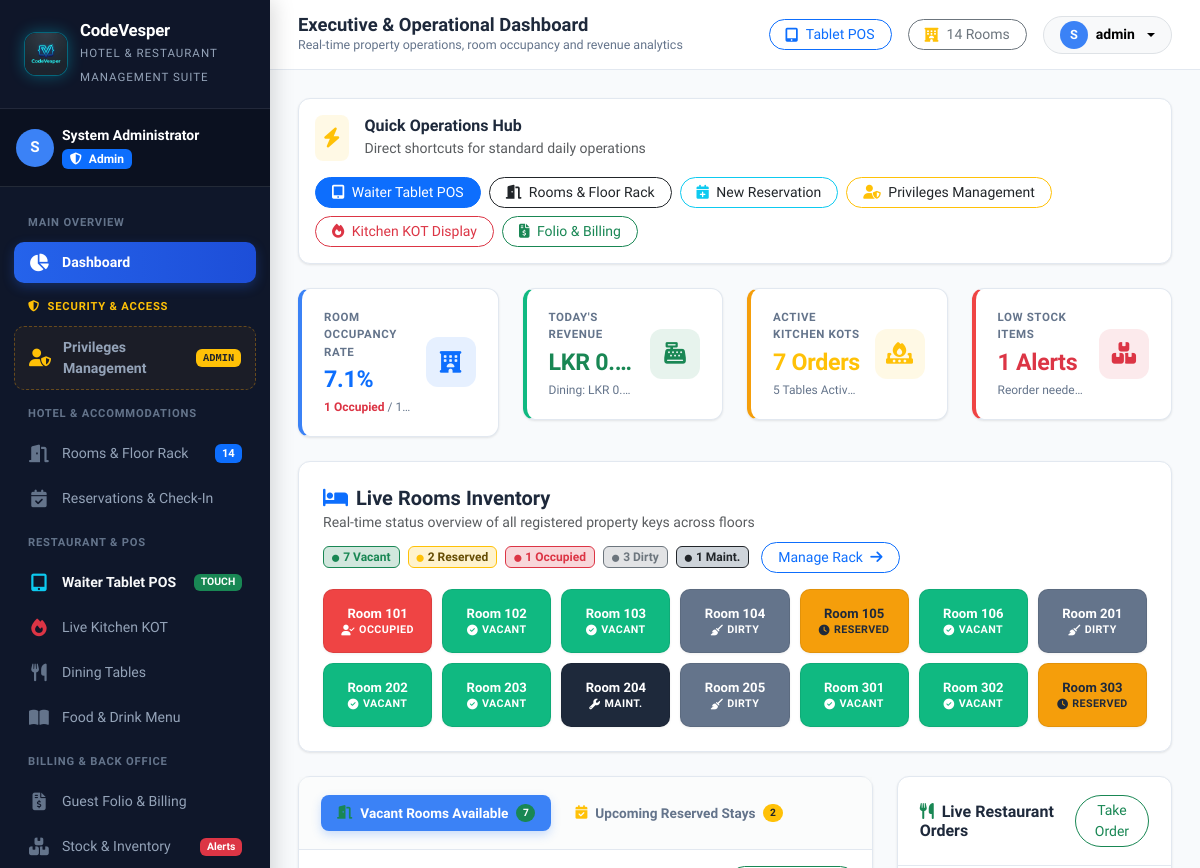
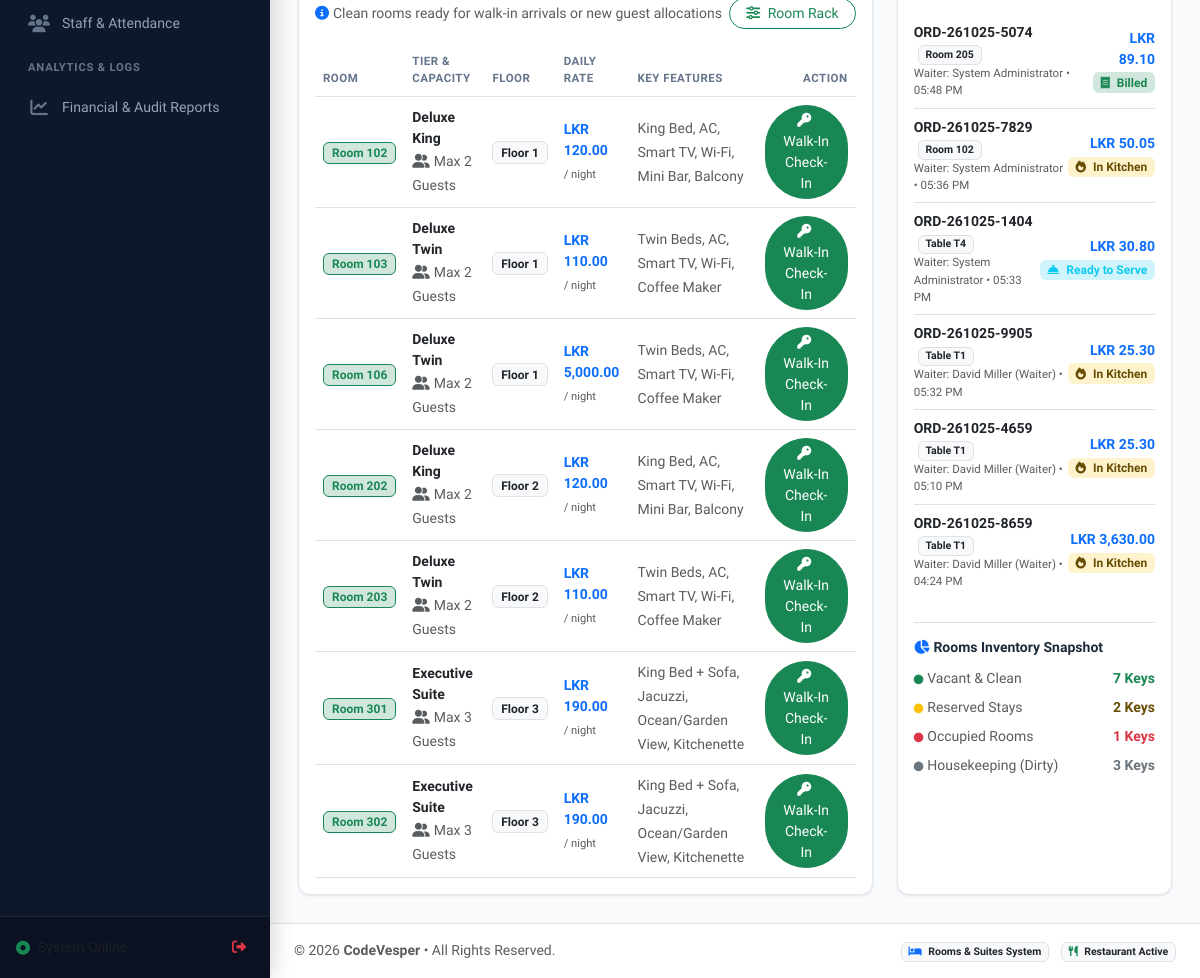
/dashboard.php (signed in), run on an earlier commit of the app's database (2 pictures, top to bottom).
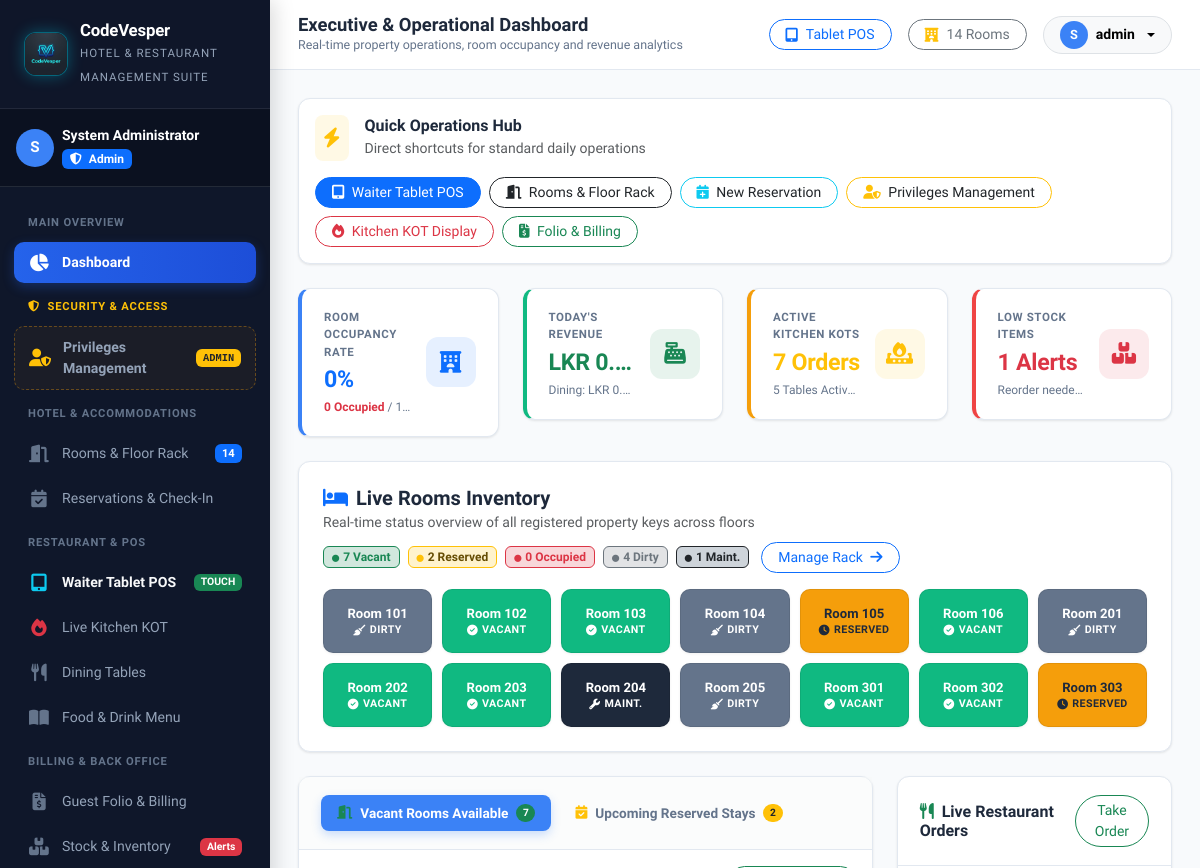
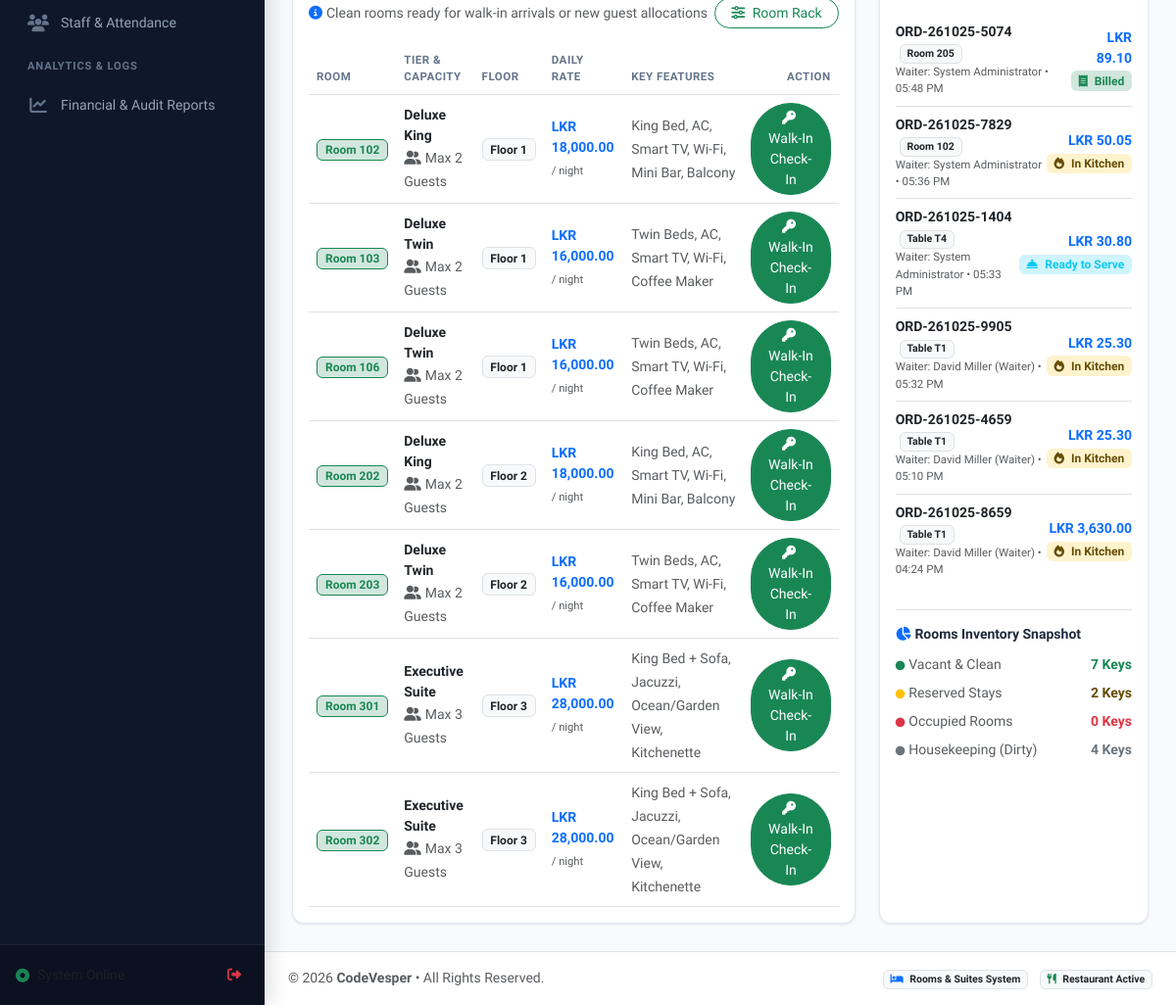
And on a later commit of the database (2 pictures, top to bottom).
### tables this page shows
CREATE TABLE `rooms` (
  `id` int NOT NULL AUTO_INCREMENT,
  `room_number` varchar(10) NOT NULL,
  `room_type_id` int NOT NULL,
  `floor` int NOT NULL,
  `status` enum('vacant','reserved','occupied','dirty','maintenance') DEFAULT 'vacant',
  `daily_rate` decimal(10,2) NOT NULL,
  `notes` varchar(255) DEFAULT NULL,
  PRIMARY KEY (`id`)  ,
  UNIQUE KEY `room_number` (`room_number`),
  KEY `room_type_id` (`room_type_id`),
  CONSTRAINT `rooms_ibfk_1` FOREIGN KEY (`room_type_id`) REFERENCES `room_types` (`id`)
);

CREATE TABLE `room_types` (
  `id` int NOT NULL AUTO_INCREMENT,
  `name` varchar(50) NOT NULL,
  `code` varchar(10) NOT NULL,
  `base_price` decimal(10,2) NOT NULL,
  `capacity` int DEFAULT '2',
  `amenities` text DEFAULT NULL,
  `description` text DEFAULT NULL,
  PRIMARY KEY (`id`)  ,
  UNIQUE KEY `code` (`code`)
);

### includes/functions.php (called while the page is built, shortened)
<?php
function formatMoney($amount): string {
    $symbol = defined('APP_CURRENCY') ? APP_CURRENCY : 'LKR ';
    return $symbol . number_format((float)$amount, 2);
}

### dashboard.php (the view, shortened to what the changed rows need)
<?php
require_once __DIR__ . '/includes/header.php';
$db = getDbConnection();
$roomCounts = $db->query("
    SELECT status, COUNT(*) as count
    FROM rooms
    GROUP BY status
")->fetchAll(PDO::FETCH_KEY_PAIR);
$totalRooms = (int)$db->query("SELECT COUNT(*) FROM rooms")->fetchColumn();
$occupiedRooms = $roomCounts['occupied'] ?? 0;
$vacantRooms = $roomCounts['vacant'] ?? 0;
$reservedRooms = $roomCounts['reserved'] ?? 0;
$dirtyRooms = $roomCounts['dirty'] ?? 0;
$maintenanceRooms = $roomCounts['maintenance'] ?? 0;
$occupancyRate = ($totalRooms > 0) ? round(($occupiedRooms / $totalRooms) * 100, 1) : 0;
$vacantRoomsList = $db->query("
    SELECT r.*, rt.name as type_name, rt.code as type_code, rt.capacity, rt.amenities
    FROM rooms r
    JOIN room_types rt ON r.room_type_id = rt.id
    WHERE r.status = 'vacant'
    ORDER BY r.floor ASC, r.room_number ASC
")->fetchAll();
?>
<div class="row g-4 mb-4">
    <div class="col-12 col-sm-6 col-xl-3">
        <div class="stat-card stat-primary">
            <div class="stat-content">
                <div class="stat-label">Room Occupancy Rate</div>
                <div class="stat-number text-primary"><?= $occupancyRate ?>%</div>
                <div class="stat-subtext">
                    <span class="text-danger fw-bold"><?= $occupiedRooms ?> Occupied</span> / <?= $totalRooms ?> Total Keys
                </div>
            </div>
        </div>
    </div>
</div>
<div class="card-custom p-4 mb-4">
    <div class="d-flex flex-wrap justify-content-between align-items-center gap-2 mb-3">
        <div class="d-flex flex-wrap align-items-center gap-2">
            <span class="badge bg-success-subtle text-success border border-success px-2 py-1">
                <i class="fa-solid fa-circle text-success me-1" style="font-size: 0.45rem; vertical-align: middle;"></i><?= $vacantRooms ?> Vacant
            </span>
            <span class="badge bg-warning-subtle text-warning-emphasis border border-warning px-2 py-1">
                <i class="fa-solid fa-circle text-warning me-1" style="font-size: 0.45rem; vertical-align: middle;"></i><?= $reservedRooms ?> Reserved
            </span>
            <span class="badge bg-danger-subtle text-danger border border-danger px-2 py-1">
                <i class="fa-solid fa-circle text-danger me-1" style="font-size: 0.45rem; vertical-align: middle;"></i><?= $occupiedRooms ?> Occupied
            </span>
            <span class="badge bg-secondary-subtle text-secondary border border-secondary px-2 py-1">
                <i class="fa-solid fa-circle text-secondary me-1" style="font-size: 0.45rem; vertical-align: middle;"></i><?= $dirtyRooms ?> Dirty
            </span>
            <?php if ($maintenanceRooms > 0): ?>
            <span class="badge bg-dark-subtle text-dark border border-dark px-2 py-1">
                <i class="fa-solid fa-circle text-dark me-1" style="font-size: 0.45rem; vertical-align: middle;"></i><?= $maintenanceRooms ?> Maint.
            </span>
            <?php endif; ?>
            <a href="rooms.php" class="btn btn-sm btn-outline-primary rounded-pill px-3 ms-1">
                Manage Rack <i class="fa-solid fa-arrow-right ms-1"></i>
            </a>
        </div>
    </div>
    <div class="live-room-grid">
        <?php
        $allRoomsQuery = $db->query("SELECT id, room_number, status, floor, daily_rate FROM rooms ORDER BY floor ASC, room_number ASC")->fetchAll();
        foreach ($allRoomsQuery as $r):
            $status = $r['status'];
            $icon = 'circle-check';
            $label = 'Vacant';
            if ($status === 'occupied') { $icon = 'user-check'; $label = 'Occupied'; }
            elseif ($status === 'reserved') { $icon = 'clock'; $label = 'Reserved'; }
            elseif ($status === 'dirty') { $icon = 'broom'; $label = 'Dirty'; }
            elseif ($status === 'maintenance') { $icon = 'wrench'; $label = 'Maint.'; }
        ?>
        <a href="rooms.php" class="live-room-pill status-<?= $status ?>" title="<?= htmlspecialchars($r['room_number']) ?> - <?= ucfirst($status) ?> (Floor <?= $r['floor'] ?>)">
            <div class="live-room-pill-num"><?= htmlspecialchars($r['room_number']) ?></div>
            <div class="live-room-pill-status">
                <i class="fa-solid fa-<?= $icon ?>"></i>
                <span><?= $label ?></span>
            </div>
        </a>
        <?php endforeach; ?>
    </div>
</div>
<div class="row g-4">
    <div class="col-12 col-xl-8">
        <div class="card-custom h-100">
            <div class="p-3">
                <div class="tab-content" id="operationalTabsContent">
                    <div class="tab-pane fade show active" id="vacant-pane" role="tabpanel">
                        <div class="table-responsive">
                            <table class="table table-hover align-middle mb-0">
                                <thead>
                                    <tr>
                                        <th>Room</th>
                                        <th>Tier & Capacity</th>
                                        <th>Floor</th>
                                        <th>Daily Rate</th>
                                        <th>Key Features</th>
                                        <th class="text-end">Action</th>
                                    </tr>
                                </thead>
                                <tbody>
                                    <?php if (empty($vacantRoomsList)): ?>
                                        <tr>
                                            <td colspan="6" class="text-center text-muted py-4">
                                                <i class="fa-solid fa-bed fs-3 d-block mb-2 text-secondary opacity-50"></i>
                                                All rooms are currently occupied, reserved, or undergoing cleaning.
                                            </td>
                                        </tr>
                                    <?php else: ?>
                                        <?php foreach ($vacantRoomsList as $vr): ?>
                                            <tr>
                                                <td>
                                                    <span class="badge bg-success-subtle text-success border border-success fw-bold px-2 py-1">
                                                        <?= htmlspecialchars($vr['room_number']) ?>
                                                    </span>
                                                </td>
                                                <td>
                                                    <div class="fw-bold text-dark small"><?= htmlspecialchars($vr['type_name']) ?></div>
                                                    <small class="text-muted"><i class="fa-solid fa-user-group me-1"></i>Max <?= $vr['capacity'] ?> Guests</small>
                                                </td>
                                                <td>
                                                    <span class="badge bg-light text-dark border">Floor <?= $vr['floor'] ?></span>
                                                </td>
                                                <td>
                                                    <div class="fw-bold text-primary small"><?= formatMoney($vr['daily_rate']) ?></div>
                                                    <small class="text-muted" style="font-size: 0.7rem;">/ night</small>
                                                </td>
                                                <td>
                                                    <small class="text-muted"><?= htmlspecialchars($vr['amenities'] ?: 'Standard Hotel Amenities') ?></small>
                                                </td>
                                                <td class="text-end">
                                                    <button type="button" class="btn btn-sm btn-success px-3 py-1 rounded-pill" onclick="openWalkinCheckin(<?= $vr['id'] ?>, '<?= htmlspecialchars(addslashes($vr['room_number'])) ?>', <?= $vr['daily_rate'] ?>)">
                                                        <i class="fa-solid fa-key me-1"></i> Walk-In Check-In
                                                    </button>
                                                </td>
                                            </tr>
                                        <?php endforeach; ?>
                                    <?php endif; ?>
                                </tbody>
                            </table>
                        </div>
                    </div>
                </div>
            </div>
        </div>
    </div>
    <div class="col-12 col-xl-4">
        <div class="card-custom h-100">
            <div class="p-3">
                <div class="mt-4 pt-3 border-top">
                    <div class="d-flex justify-content-between text-muted small py-1">
                        <span><i class="fa-solid fa-circle text-danger me-1" style="font-size: 0.6rem;"></i>Occupied Rooms</span>
                        <strong class="text-danger"><?= $occupiedRooms ?> Keys</strong>
                    </div>
                    <div class="d-flex justify-content-between text-muted small py-1">
                        <span><i class="fa-solid fa-circle text-secondary me-1" style="font-size: 0.6rem;"></i>Housekeeping (Dirty)</span>
                        <strong class="text-secondary"><?= $dirtyRooms ?> Keys</strong>
                    </div>
                </div>
            </div>
        </div>
    </div>
</div>
<?php require_once __DIR__ . '/includes/footer.php'; ?>

What changed in the data, as far as the page shows it:
changed rooms "Room 101": status "OCCUPIED" → "DIRTY"
changed rooms "Room 102": daily_rate "LKR 120.00" → "LKR 18,000.00"
changed rooms "Room 103": daily_rate "LKR 110.00" → "LKR 16,000.00"
changed rooms "Room 106": daily_rate "LKR 5,000.00" → "LKR 16,000.00"
changed rooms "Room 202": daily_rate "LKR 120.00" → "LKR 18,000.00"
changed rooms "Room 203": daily_rate "LKR 110.00" → "LKR 16,000.00"
changed rooms "Room 301": daily_rate "LKR 190.00" → "LKR 28,000.00"
changed rooms "Room 302": daily_rate "LKR 190.00" → "LKR 28,000.00"
Also different on the page:
$occupancyRate: "7.1" → "0"
$occupiedRooms: "1" → "0"
$dirtyRooms: "3" → "4"
